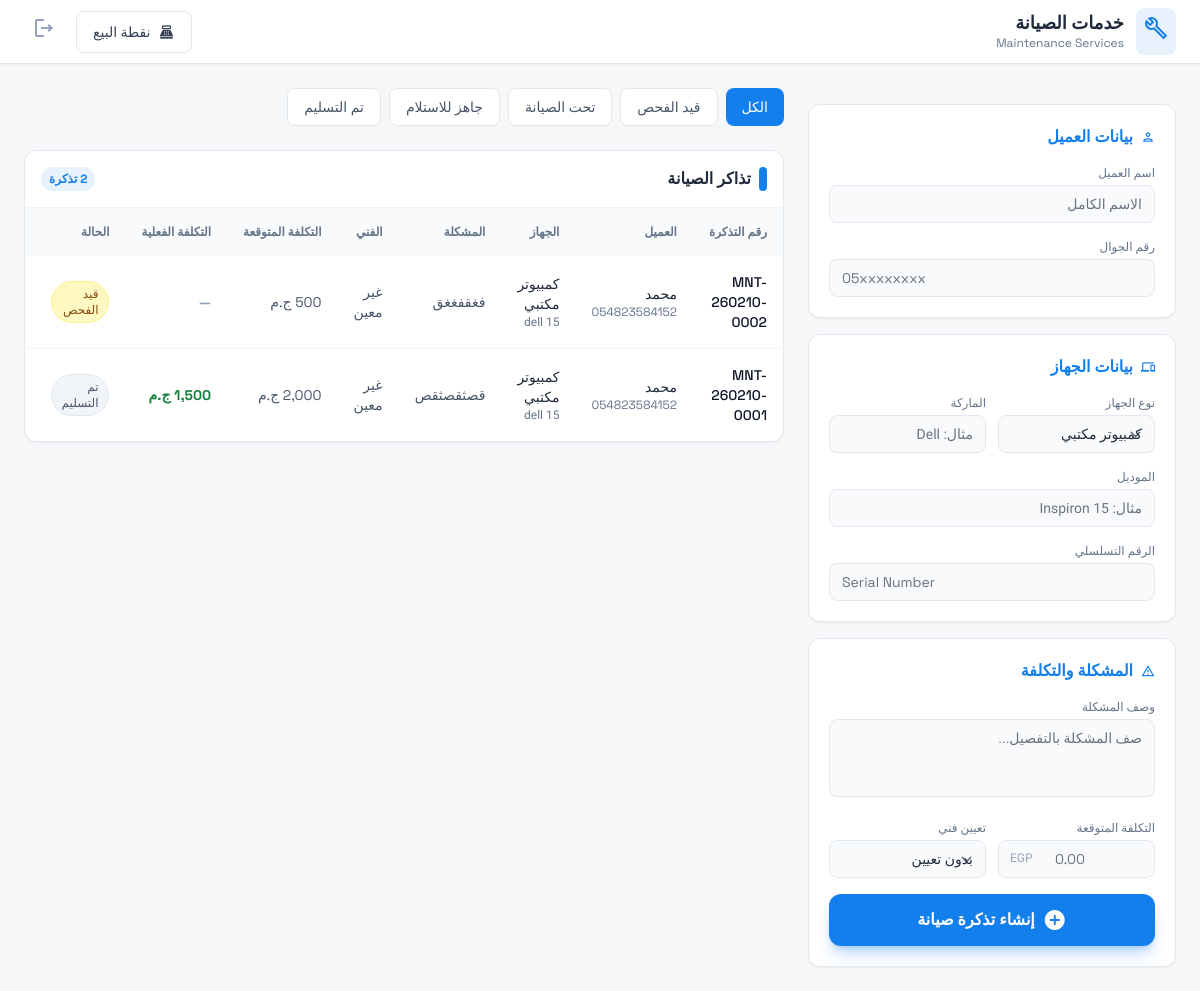
/maintenance.php (signed in), run on the app's committed database.
### tables this page shows
CREATE TABLE maintenance_tickets (
    id INTEGER PRIMARY KEY AUTOINCREMENT,
    ticket_number TEXT UNIQUE NOT NULL,
    customer_name TEXT NOT NULL,
    customer_phone TEXT NOT NULL,
    device_type TEXT NOT NULL,
    device_brand TEXT,
    device_model TEXT,
    serial_number TEXT,
    problem_description TEXT NOT NULL,
    estimated_cost REAL DEFAULT 0,
    actual_cost REAL DEFAULT 0,
    status TEXT DEFAULT 'pending_inspection' CHECK(
        status IN (
            'pending_inspection',
            'under_maintenance',
            'ready_for_pickup',
            'delivered',
            'cancelled'
        )
    ),
    technician_id INTEGER,
    notes TEXT,
    created_at DATETIME DEFAULT CURRENT_TIMESTAMP,
    updated_at DATETIME DEFAULT CURRENT_TIMESTAMP, discount REAL DEFAULT 0,
    FOREIGN KEY (technician_id) REFERENCES users(id)
);

### maintenance.php (the view, shortened to what the rows shown need)
<?php
require_once __DIR__ . '/includes/bootstrap.php';
$tickets = $db->fetchAll("SELECT mt.*, u.full_name as technician_name FROM maintenance_tickets mt LEFT JOIN users u ON mt.technician_id = u.id ORDER BY mt.created_at DESC");
include __DIR__ . '/includes/header.php';
?>
<div class="min-h-screen flex flex-col">
    <header class="bg-white border-b border-slate-200 h-16 flex items-center px-6 shadow-sm z-10 sticky top-0">
        <div class="flex items-center gap-4 w-full">
            <div class="flex items-center gap-3">
                <div>
                    <h1 class="font-bold text-lg leading-tight">خدمات الصيانة</h1>
                </div>
            </div>
        </div>
    </header>
    <main class="flex-grow p-4 md:p-6">
        <div class="grid grid-cols-1 lg:grid-cols-12 gap-6">
            <div class="lg:col-span-4 xl:col-span-3">
                <form method="POST" class="space-y-4">
                    <div class="bg-white rounded-xl shadow-sm border border-slate-200 p-5">
                        <h2 class="text-base font-bold mb-4 flex items-center gap-2 text-primary">
                            <span class="material-icons-outlined text-sm">person</span>
                            بيانات العميل
                        </h2>
                    </div>
                    <div class="bg-white rounded-xl shadow-sm border border-slate-200 p-5">
                        <h2 class="text-base font-bold mb-4 flex items-center gap-2 text-primary">
                            <span class="material-icons-outlined text-sm">devices</span>
                            بيانات الجهاز
                        </h2>
                    </div>
                    <div class="bg-white rounded-xl shadow-sm border border-slate-200 p-5">
                        <h2 class="text-base font-bold mb-4 flex items-center gap-2 text-primary">
                            <span class="material-icons-outlined text-sm">report_problem</span>
                            المشكلة والتكلفة
                        </h2>
                    </div>
                </form>
            </div>
            <div class="lg:col-span-8 xl:col-span-9">
                <div class="bg-white rounded-xl shadow-sm border border-slate-200 overflow-hidden">
                    <div class="overflow-auto">
                        <table class="w-full text-right">
                            <thead class="bg-slate-50 sticky top-0 z-10">
                                <tr>
                                    <th class="p-4 text-xs font-semibold text-slate-500 whitespace-nowrap">رقم التذكرة</th>
                                    <th class="p-4 text-xs font-semibold text-slate-500 whitespace-nowrap">العميل</th>
                                    <th class="p-4 text-xs font-semibold text-slate-500 whitespace-nowrap">الجهاز</th>
                                    <th class="p-4 text-xs font-semibold text-slate-500 whitespace-nowrap">المشكلة</th>
                                    <th class="p-4 text-xs font-semibold text-slate-500 whitespace-nowrap">الفني</th>
                                    <th class="p-4 text-xs font-semibold text-slate-500 whitespace-nowrap">التكلفة المتوقعة</th>
                                    <th class="p-4 text-xs font-semibold text-slate-500 whitespace-nowrap">التكلفة الفعلية</th>
                                    <th class="p-4 text-xs font-semibold text-slate-500 whitespace-nowrap">الحالة</th>
                                    <th class="p-4 text-xs font-semibold text-slate-500 whitespace-nowrap">إجراءات</th>
                                </tr>
                            </thead>
                            <tbody class="divide-y divide-slate-100">
                                <?php foreach ($tickets as $t): ?>
                                <tr class="ticket-row hover:bg-slate-50 transition-colors group" data-status="<?= $t['status'] ?>">
                                    <td class="p-4 font-num text-sm font-medium text-slate-900"><?= $t['ticket_number'] ?></td>
                                    <td class="p-4 text-sm">
                                        <p class="font-medium"><?= sanitize($t['customer_name']) ?></p>
                                        <p class="text-xs text-slate-500 font-num"><?= sanitize($t['customer_phone']) ?></p>
                                    </td>
                                    <td class="p-4 text-sm">
                                        <p class="font-medium"><?= sanitize($t['device_type']) ?></p>
                                        <p class="text-xs text-slate-500"><?= sanitize($t['device_brand'] . ' ' . $t['device_model']) ?></p>
                                    </td>
                                    <td class="p-4 text-sm text-slate-600 max-w-[200px] truncate"><?= sanitize($t['problem_description']) ?></td>
                                    <td class="p-4 text-sm text-slate-600"><?= sanitize($t['technician_name'] ?? 'غير معين') ?></td>
                                    <td class="p-4 text-sm font-num text-slate-600"><?= number_format($t['estimated_cost'], 0) ?> <?= CURRENCY ?></td>
                                    <td class="p-4 text-sm font-num font-bold <?= $t['actual_cost'] > 0 ? 'text-green-700' : 'text-slate-400' ?>"><?= $t['actual_cost'] > 0 ? number_format($t['actual_cost'], 0) . ' ' . CURRENCY : '—' ?></td>
                                    <td class="p-4">
                                        <span class="inline-flex items-center px-2.5 py-1 rounded-full text-xs font-medium border <?= getMaintenanceStatusColor($t['status']) ?>">
                                            <?= getMaintenanceStatusAr($t['status']) ?>
                                        </span>
                                    </td>
                                    <td class="p-4">
                                    </td>
                                </tr>
                                <?php endforeach; ?>
                            </tbody>
                        </table>
                    </div>
                </div>
            </div>
        </div>
    </main>
</div>
<?php include __DIR__ . '/includes/footer.php'; ?>

### data on the page
maintenance_tickets: ticket_number "MNT-260210-0002", customer_name "محمد", customer_phone "054823584152", device_type "كمبيوتر مكتبي", device_brand+device_model "dell 15", problem_description "فغقفغغق", technician_name "غير معين", estimated_cost "500", status "قيد الفحص"
maintenance_tickets: ticket_number "MNT-260210-0001", customer_name "محمد", customer_phone "054823584152", device_type "كمبيوتر مكتبي", device_brand+device_model "dell 15", problem_description "قصثقصثقص", technician_name "غير معين", estimated_cost "2,000", actual_cost "1,500", status "تم التسليم"

### other printed values
CURRENCY_EN "EGP"
count($tickets) "2"
